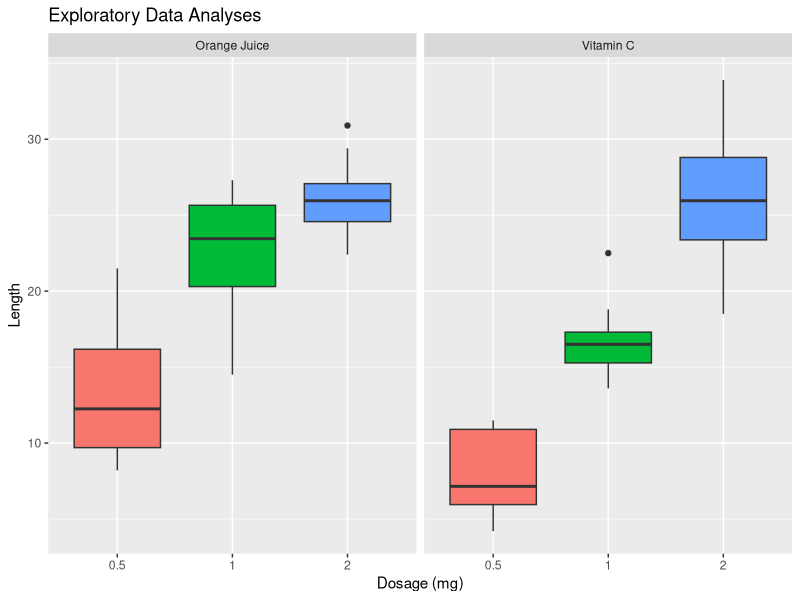

Recreate this plot in R.
## ---- chunk 1
library(dplyr); library(reshape2)
## ---- chunk 2
data(ToothGrowth)
tg <- ToothGrowth
levels(tg$supp) <- c("Orange Juice","Vitamin C")
tg$dose <- as.factor(tg$dose)
## ---- chunk 3
summary(tg)
table(tg$supp, tg$dose)
## ---- chunk 4
library(ggplot2)
plot <- ggplot(tg, 
               aes(x=factor(dose),y=len,fill=factor(dose)))
plot <-plot + geom_boxplot(notch=F) + 
      facet_grid(.~supp) +
       scale_x_discrete("Dosage (mg)") + 
       scale_y_continuous("Length") +  
       ggtitle("Exploratory Data Analyses") + 
       theme(legend.position = "none")

print(plot)
## ---- chunk 5

t1 <- filter(tg, dose == "0.5")$len #low dose group
t2 <- filter(tg, dose == "1")$len   #medium dose group
t3 <- filter(tg, dose == "2")$len   #large dose group

t1vt2 <- t.test(t1,t2, paired = FALSE, var.equal = FALSE, alternative="two.sided")
t1vt2 #t1 vs t2 group
## ---- chunk 6
t2vt3 <- t.test(t2,t3, paired = FALSE, var.equal = FALSE, alternative="two.sided")
t2vt3 #t2 vs t3 group 
## ---- chunk 7
t1vt3 <- t.test(t1,t3, paired = FALSE, var.equal = FALSE, alternative="two.sided")
t1vt3 #t1 vs t3 group 
## ---- chunk 8
t1OJ <- filter(tg, dose == "0.5",supp == "Orange Juice")$len #low dose group
t1VC <- filter(tg, dose == "0.5",supp == "Vitamin C")$len    #medium dose group

t1supp <- t.test(t1OJ,t1VC, paired = FALSE, var.equal = FALSE, alternative="two.sided")
t1supp
## ---- chunk 9
t2OJ <- filter(tg, dose == "1",supp == "Orange Juice")$len #low dose group
t2VC <- filter(tg, dose == "1",supp == "Vitamin C")$len    #medium dose group

t2supp <- t.test(t2OJ,t2VC, paired = FALSE, var.equal = FALSE, alternative="two.sided")
t2supp
## ---- chunk 10
t3OJ <- filter(tg, dose == "2",supp == "Orange Juice")$len #low dose group
t3VC <- filter(tg, dose == "2",supp == "Vitamin C")$len    #medium dose group

t3supp <- t.test(t3OJ,t3VC, paired = FALSE, var.equal = FALSE, alternative="two.sided")
t3supp
